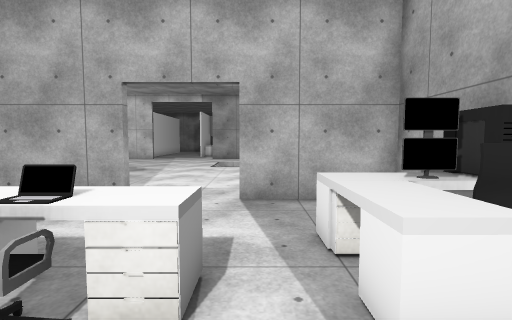
view 1 (above)

24 first-person views from a walk through a 3-D level made in the Unity game engine. The camera is 1.4 m above the floor, tilts 4° down and sees 85° across. The floor is counted in squares, 1 m on a side. Each view is taken from the middle of a square. On the plan, view 1 faces up. The plan holds only what a view shows up to about 14 squares ahead; the rest is blank. The place goes on beyond the plan. The player character is not drawn. Some animated figures are not drawn. Some surface patterns are stand-ins.

view 2
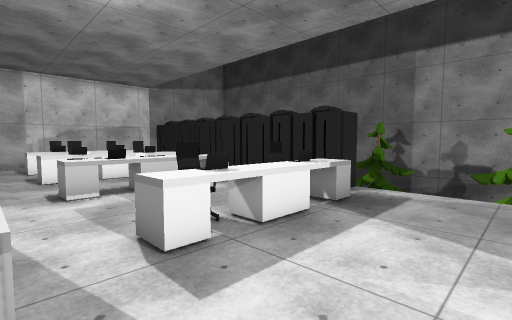

view 3
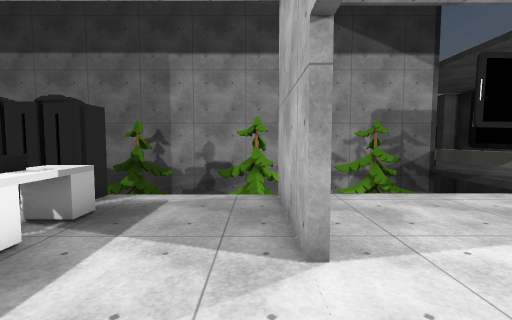

view 4
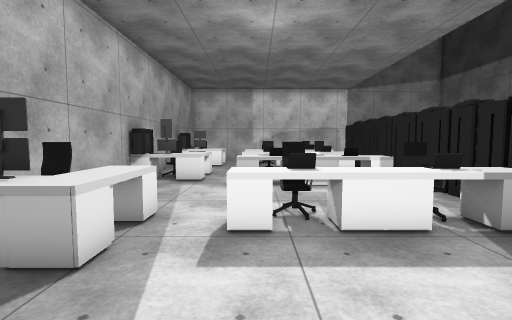

view 5
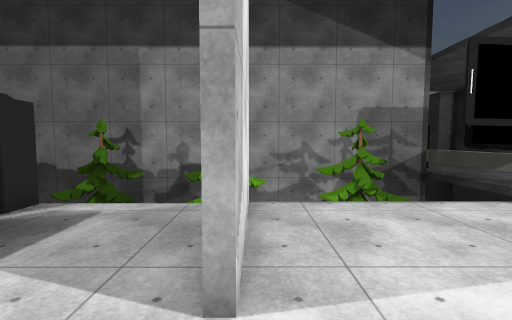

view 6
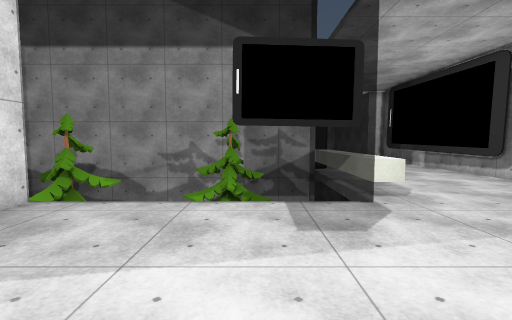

view 7
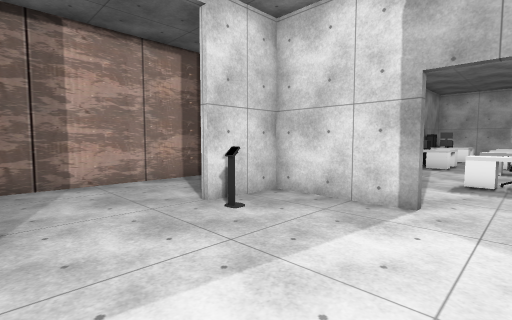

view 8
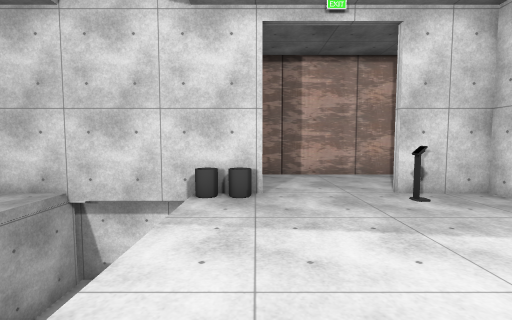

view 9
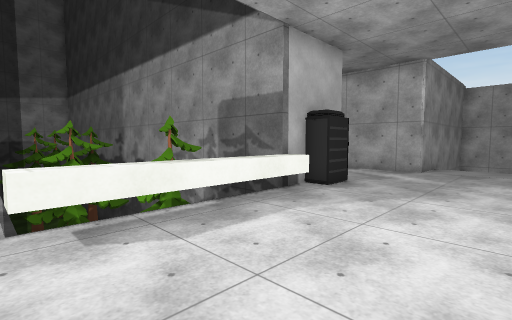

view 10
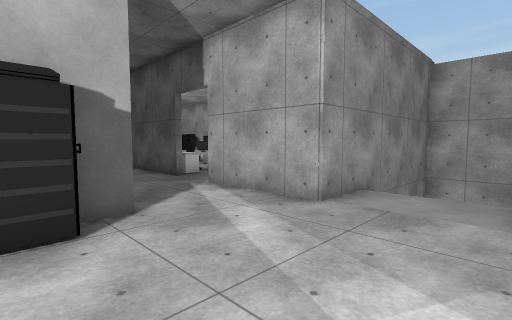

view 11
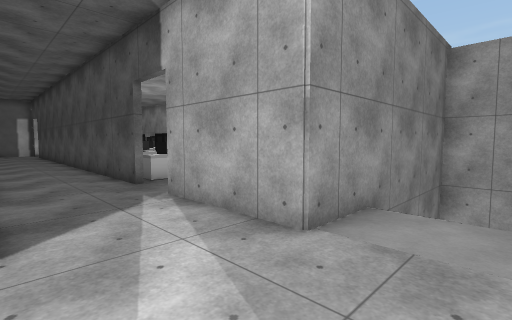

view 12
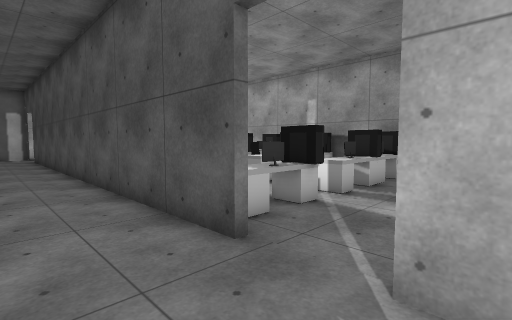

view 13
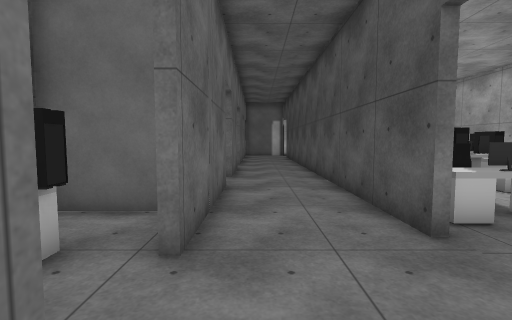

view 14
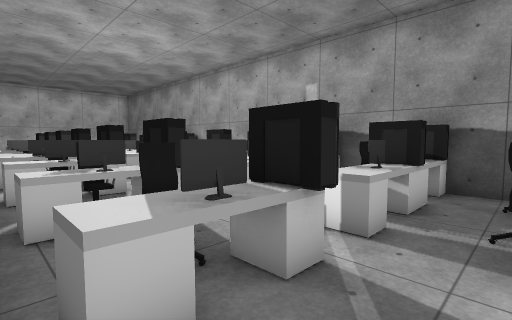

view 15
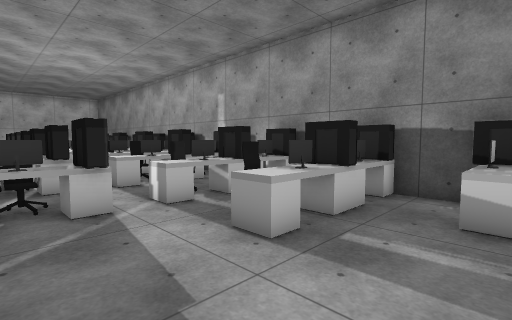

view 16
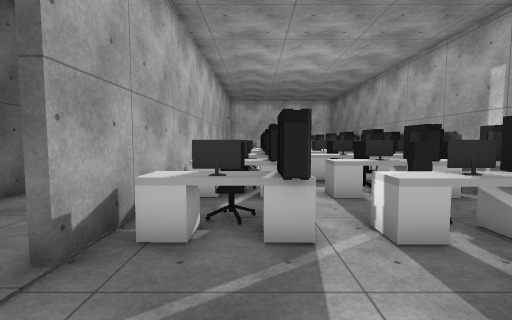

view 17
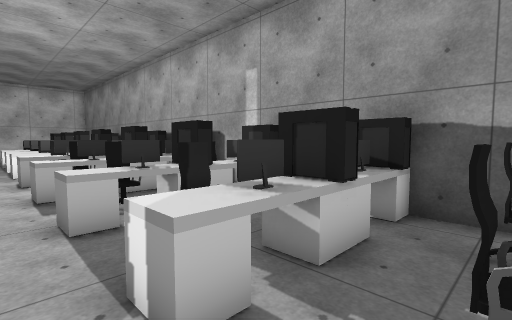

view 18
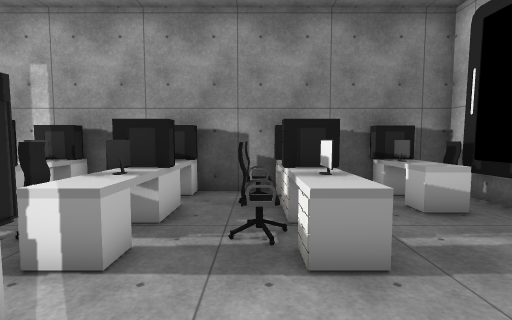

view 19
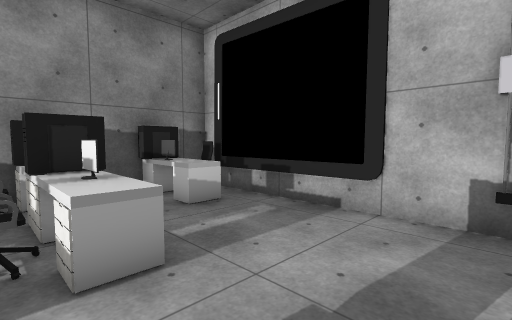

view 20
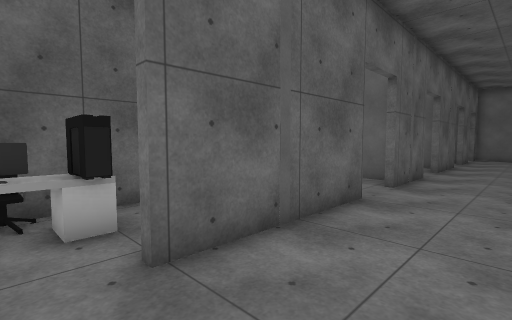

view 21
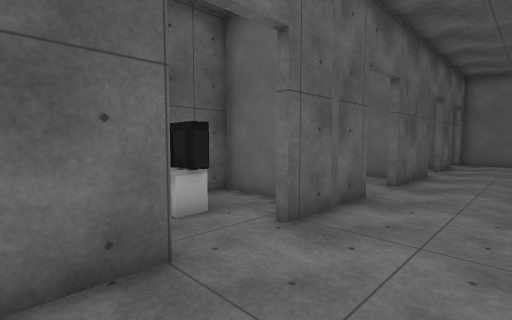

view 22
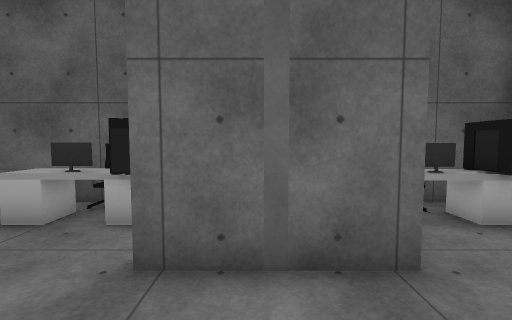

view 23
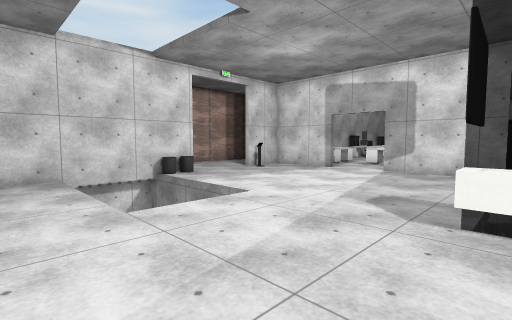

view 24
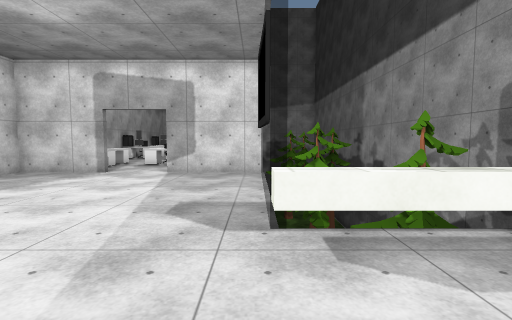

### Floor plan
Key: @ floor where view 1 was taken; # wall or solid block; . main floor; - floor 5 m lower than the main floor; / step, stairs or slope; = window, fence, low wall or low ledge; ^ raised ledge; v drop or lower ground; E desk; C computer; H chair; L laptop; T tree; S server; O other object.
Columns run from 30 left of view 1 to 8 right of it. Each row starts with its distance up from view 1.
 20           .............. ........#
 19  #     -.........................#
 18  #     /....................////.##
 17  # /////..................../     #
 16 ##########................../
 15 #HHE.....#....SS^=======.... vvvv#
 14 #CE......#...####=======.........O
 13 #........#...#.E#      =.........O....#
 12 #CECEE.........EHv T   =..............#
 11 #.H.H........####TTT   =..............#
 10 #........#...#..#vT    =..............#
  9 #CECEECCE#...#  #      =.........#....#
  8 #CHCHEEHH#...####      =.........# ...#
  7 # .......#...#  #    T =###...####   .#
  6 ##ECEECCE#...#.E#  TTT =........ #
  5 ##OCHEEHH#.....EH   T  =........ #
  4 ## ......#....CC#      =.......EEC
  3 ##ECEECCE#...#..#      =.EEEEE.EHE
  2 ##OCHEEOO#...####v     SSELEHE.EH#
  1 #    .CC.#...#  #TTT   SS.H.L....#
  0 #COCEEEEE#.....E#vT    SS.....@..#
 -1     O..OO#.....EO       S........#
 -2    CEECCO#...####      SSEOELL...#
 -3    COECCO#...####      SS   ...EE#
 -4     O..OO#...###       SS  ....EH#
 -5    OEEOOO  ..#         SSEOEOO.EE#
 -6    OOEO    ...         SSEOEHH.. #

Where each view was taken, in squares from view 1:
view 1: 0 up, 0 right, facing up
view 2: 6 up, 1 right, facing down-left
view 3: 6 up, 0 right, facing left
view 4: 7 up, 1 left, facing down
view 5: 7 up, 1 left, facing left
view 6: 12 up, 1 left, facing left
view 7: 13 up, 2 left, facing down-right
view 8: 13 up, 4 left, facing right
view 9: 20 up, 7 left, facing down-left
view 10: 20 up, 15 left, facing down-left
view 11: 19 up, 17 left, facing down-left
view 12: 13 up, 18 left, facing down-left
view 13: 14 up, 18 left, facing down
view 14: 11 up, 21 left, facing down-left
view 15: 15 up, 22 left, facing down-left
view 16: 13 up, 23 left, facing down
view 17: 11 up, 24 left, facing down-left
view 18: 11 up, 22 left, facing left
view 19: 11 up, 22 left, facing up-left
view 20: 12 up, 20 left, facing down-right
view 21: 7 up, 20 left, facing down-right
view 22: 2 up, 20 left, facing right
view 23: 20 up, 8 left, facing down-right
view 24: 19 up, 7 left, facing down
